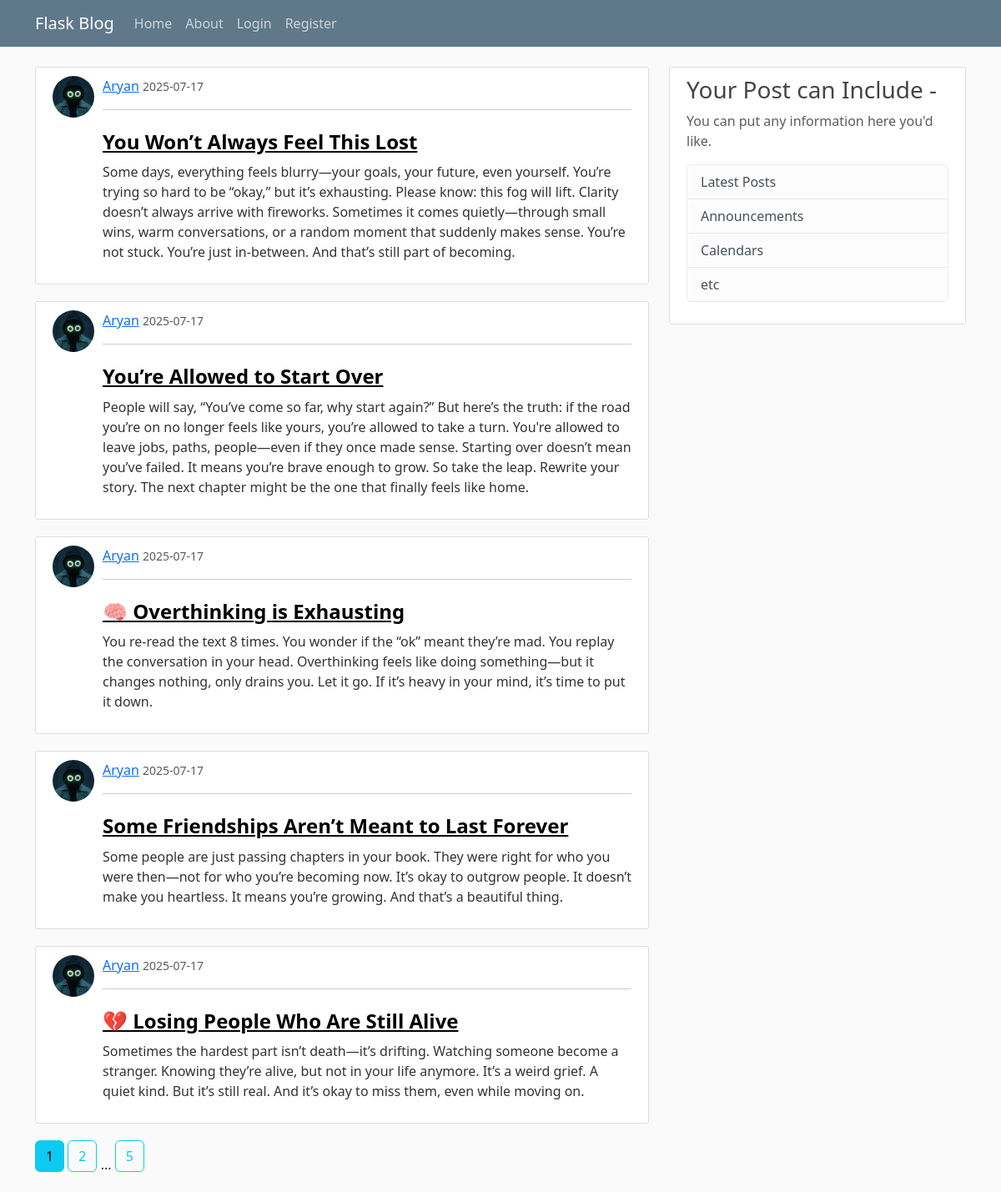
The page /home on the database its author committed.
### flaskblog/models.py (models this page shows, shortened)
class Post(db.Model):
    id = db.Column(db.Integer, primary_key = True)
    title = db.Column(db.String(50), nullable = False)
    date_posted = db.Column(db.DateTime, nullable=False, default=lambda: datetime.now(timezone.utc))
    content = db.Column(db.Text, nullable = False)
    user_id = db.Column(db.Integer, db.ForeignKey('user.id'), nullable = False   )

class User(db.Model, UserMixin):
    id = db.Column(db.Integer, primary_key = True)
    username = db.Column(db.String(20), unique=True, nullable = False)
    email = db.Column(db.String(50), unique=True, nullable = False)
    image_file = db.Column(db.String(20), nullable = False, default = 'default.jpg')
    password = db.Column(db.String(60), nullable = False)
    posts = db.relationship('Post', backref='author', lazy = True) #backref is like adding column to post model

### flaskblog/main/routes.py (the view)
@main.route('/')
@main.route('/home')
def home():
    page = request.args.get('page', 1, type = int) #  1 is the default.
    posts = Post.query.order_by(Post.date_posted.desc()).paginate(per_page = 5, page = page)
    return render_template("home.html", posts = posts, title = "home")

### flaskblog/templates/home.html
{% extends "layout.html" %}
    {% block content %}
  {% for post in posts.items %}
<article class="media content-section">
  <img class="rounded-circle article-img" src="{{ url_for('static', filename='profile_pics/' + post.author.image_file) }}">
  <div class="media-body">
    <div class="article-metadata">
      <div>
        <a class="mr-2" href="#">{{ post.author.username }}</a>
        <small class="text-muted">{{ post.date_posted.strftime('%Y-%m-%d') }}</small>
        <hr>
      </div>
    </div>
    <h2><a class="article-title" style="color: black;" href="{{ url_for('posts.post', post_id = post.id)}}">{{ post.title }}</a></h2>
    <p class="article-content">{{ post.content }}</p>
  </div>
</article>
{% endfor %}
  {% for page_num in posts.iter_pages(left_edge=1, right_edge=1, left_current=1, right_current =1) %}
    {% if page_num %}
      {% if posts.page == page_num %}
        <a class = 'btn btn-info mb-4' href="{{ url_for('main.home', page=page_num)}}"> {{ page_num }}</a>
      {% else %}
        <a class = 'btn btn-outline-info mb-4' href="{{ url_for('main.home', page=page_num)}}"> {{ page_num }}</a>
      {% endif %}
    {% else %}
      ...
    {% endif %}
  {% endfor %}
    {% endblock content %}

### flaskblog/templates/layout.html (shortened to what this page needs)
<!DOCTYPE html>
<html lang="en">
<head>
    <link href="https://cdn.jsdelivr.net/npm/bootstrap@5.3.7/dist/css/bootstrap.min.css" rel="stylesheet">
    <link rel = "stylesheet" type = "text/css" href = "{{ url_for('static', filename = 'main.css') }}">
</head>
<body>
<header class="site-header">
  <nav class="navbar navbar-expand-md navbar-dark bg-steel fixed-top">
    <div class="container">
      <a class="navbar-brand mr-4" href="/">Flask Blog</a>
      <div class="collapse navbar-collapse" id="navbarToggle">
        <div class="navbar-nav mr-auto">
          <a class="nav-item nav-link" href="{{ url_for('main.home') }}">Home</a>
          <a class="nav-item nav-link" href="{{ url_for('main.about') }}">About</a>
        </div>
        <div class="navbar-nav">
          {% if current_user.is_authenticated %}
            <a class="nav-item nav-link" href="{{ url_for('users.logout') }}">Logout</a>
            <a class="nav-item nav-link" href="{{ url_for('users.account') }}">Account</a>
            <a class="nav-item nav-link" href="{{ url_for('posts.new_post') }}">New Post</a>
          {% else %}
            <a class="nav-item nav-link" href="{{ url_for('users.login') }}">Login</a>
            <a class="nav-item nav-link" href="{{ url_for('users.register') }}">Register</a>
          {% endif %}
        </div>
      </div>
    </div>
  </nav>
</header>
<main role="main" class="container">
  <div class="row">
    <div class="col-md-8">
      {% block content %}{% endblock %}
    </div>
    <div class="col-md-4">
      <div class="content-section">
        <h3>Your Post can Include -</h3>
        <p class='text-muted'>You can put any information here you'd like.
          <ul class="list-group">
            <li class="list-group-item list-group-item-light">Latest Posts</li>
            <li class="list-group-item list-group-item-light">Announcements</li>
            <li class="list-group-item list-group-item-light">Calendars</li>
            <li class="list-group-item list-group-item-light">etc</li>
          </ul>
        </p>
      </div>
    </div>
  </div>
</main>
</body>
</html>

### flaskblog/static/main.css (style rules this page uses)
body { background: #fafafa; color: #333333; margin-top: 5rem; }
h1, h2, h3, h4, h5, h6 { color: #444444; }
.bg-steel { background-color: #5f788a; }
.site-header .navbar-nav .nav-link { color: #cbd5db; }
.content-section { background: #ffffff; padding: 10px 20px; border: 1px solid #dddddd; border-radius: 3px; margin-bottom: 20px; }
.article-img { height: 50px; width: 50px; object-fit: cover; border-radius: 50%; margin-right: 10px; }
.media { display: flex; align-items: flex-start; }
.media-body { flex: 1; }
.article-metadata { margin-bottom: 10px; }
.article-title { font-size: 1.5rem; font-weight: bold; }
.article-content { font-size: 1rem; }

### rows shown on the page
Post: image_file (placeholder picture), author.username "Aryan", date_posted "2025-07-17", title "You Won’t Always Feel This Lost", content "Some days, everything feels blurry—your goals, your future, even yourself. You’re trying so hard to be “okay,” but it’s exhausting. Please know: this fog will lift. Clarity doesn’t always arrive with fireworks. Sometimes it comes quietly—through small wins, warm conversations, or a random moment that suddenly makes sense. You’re not stuck. You’re just in-between. And that’s still part of becoming."
Post: image_file (placeholder picture), author.username "Aryan", date_posted "2025-07-17", title "You’re Allowed to Start Over", content "People will say, “You’ve come so far, why start again?” But here’s the truth: if the road you’re on no longer feels like yours, you’re allowed to take a turn. You're allowed to leave jobs, paths, people—even if they once made sense. Starting over doesn’t mean you’ve failed. It means you’re brave enough to grow. So take the leap. Rewrite your story. The next chapter might be the one that finally feels like home."
Post: image_file (placeholder picture), author.username "Aryan", date_posted "2025-07-17", title "🧠 Overthinking is Exhausting", content "You re-read the text 8 times. You wonder if the “ok” meant they’re mad. You replay the conversation in your head. Overthinking feels like doing something—but it changes nothing, only drains you. Let it go. If it’s heavy in your mind, it’s time to put it down."
Post: image_file (placeholder picture), author.username "Aryan", date_posted "2025-07-17", title "Some Friendships Aren’t Meant to Last Forever", content "Some people are just passing chapters in your book. They were right for who you were then—not for who you’re becoming now. It’s okay to outgrow people. It doesn’t make you heartless. It means you’re growing. And that’s a beautiful thing."
Post: image_file (placeholder picture), author.username "Aryan", date_posted "2025-07-17", title "💔 Losing People Who Are Still Alive", content "Sometimes the hardest part isn’t death—it’s drifting. Watching someone become a stranger. Knowing they’re alive, but not in your life anymore. It’s a weird grief. A quiet kind. But it’s still real. And it’s okay to miss them, even while moving on."

### other values the page prints
{{ page_num }} "1"
{{ page_num }} "2" "5"
